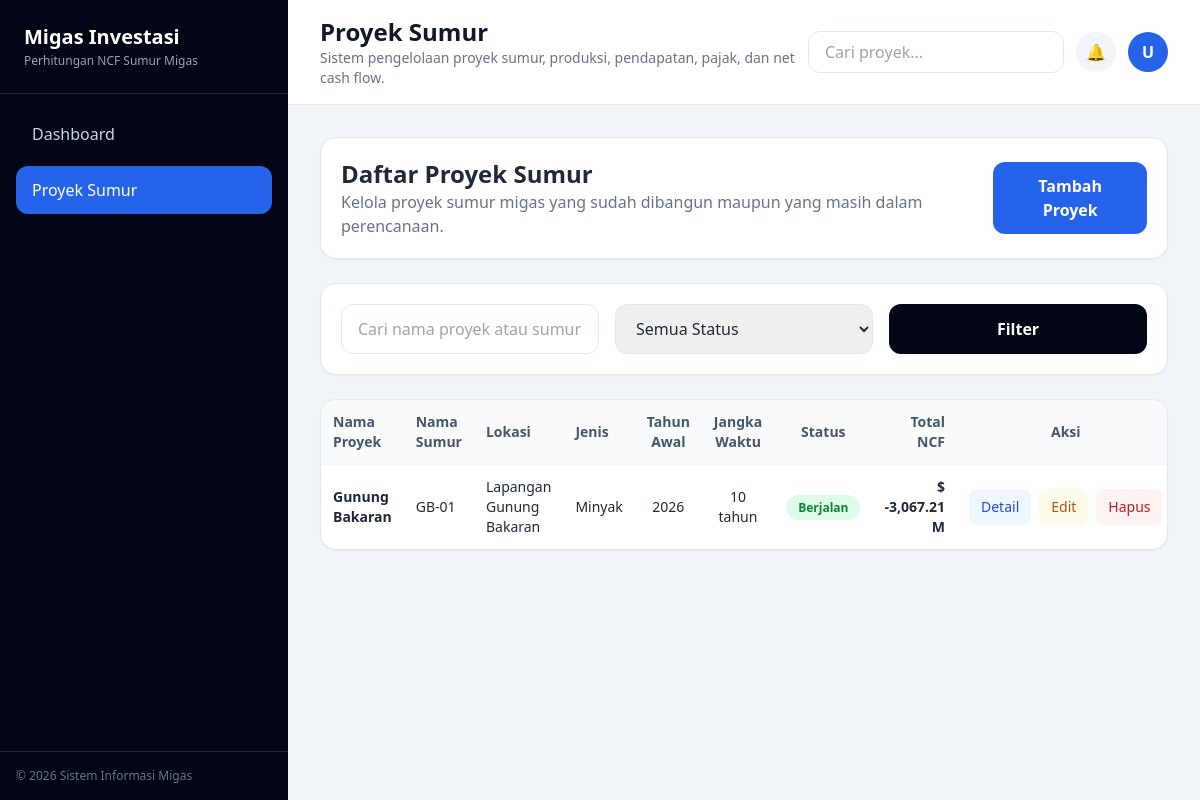
Screenshot of /proyek.php with the database file from the repository.
### tables this page shows
CREATE TABLE proyek_sumur (
    id INT AUTO_INCREMENT PRIMARY KEY,
    nama_proyek VARCHAR(150) NOT NULL,
    nama_sumur VARCHAR(150) NOT NULL,
    lokasi_lapangan VARCHAR(150) NOT NULL,
    status_proyek ENUM('Direncanakan','Berjalan','Selesai') DEFAULT 'Direncanakan',
    jenis_produksi ENUM('Minyak','Gas','Minyak dan Gas') DEFAULT 'Minyak',
    cadangan_mbbl DECIMAL(14,2) DEFAULT 0,
    tahun_awal INT NOT NULL,
    jangka_waktu INT NOT NULL,
    harga_minyak_usd DECIMAL(14,2) DEFAULT 0,
    persentase_pajak DECIMAL(6,2) DEFAULT 0,
    metode_depresiasi VARCHAR(100) DEFAULT 'Garis Lurus / Straight Line',
    decline_produksi DECIMAL(6,2) DEFAULT 0,
    keterangan TEXT,
    produksi_tahun1 DECIMAL(14,2) DEFAULT 0,
    produksi_tahun2 DECIMAL(14,2) DEFAULT 0,
    produksi_tahun3 DECIMAL(14,2) DEFAULT 0,
    produksi_tahun4 DECIMAL(14,2) DEFAULT 0,
    opex_tahun DECIMAL(14,2) DEFAULT 0,
    kenaikan_opex DECIMAL(6,2) DEFAULT 0,
    capital DECIMAL(14,2) DEFAULT 0,
    non_capital DECIMAL(14,2) DEFAULT 0,
    nilai_depresiasi DECIMAL(14,2) DEFAULT 0,
    pajak_penghasilan DECIMAL(6,2) DEFAULT 0,
    created_at TIMESTAMP DEFAULT CURRENT_TIMESTAMP,
    updated_at TIMESTAMP DEFAULT CURRENT_TIMESTAMP ON UPDATE CURRENT_TIMESTAMP
);

### includes/perhitungan.php (called while the page is built, shortened)
<?php
function hitung_ncf(array $project): array {
    $jangkaWaktu = max((int)($project['jangka_waktu'] ?? 10), 1);
    $harga = (float)($project['harga_minyak_usd'] ?? 0);
    $capital = (float)($project['capital'] ?? 0);
    $nonCapital = (float)($project['non_capital'] ?? 0);
    $totalInvestasi = $capital + $nonCapital;
    $taxRate = (float)($project['pajak_penghasilan'] ?? 0);
    $opexAwal = (float)($project['opex_tahun'] ?? 0);
    $kenaikanOpex = (float)($project['kenaikan_opex'] ?? 0);
    $decline = (float)($project['decline_produksi'] ?? 0);
    $depresiasi = (float)($project['nilai_depresiasi'] ?? 0);
    if ($depresiasi <= 0) $depresiasi = $totalInvestasi / $jangkaWaktu;
    $produksiAwal = [
        1 => (float)($project['produksi_tahun1'] ?? 0),
        2 => (float)($project['produksi_tahun2'] ?? 0),
        3 => (float)($project['produksi_tahun3'] ?? 0),
        4 => (float)($project['produksi_tahun4'] ?? 0),
    ];
    $rows = [];
    $totalProduksi = 0;
    $totalIncome = 0;
    $totalOpex = 0;
    $totalTax = 0;
    $totalNcfOperasi = 0;
    $produksiSebelumnya = 0;
    $opexSebelumnya = $opexAwal;
    for ($tahunKe = 1; $tahunKe <= $jangkaWaktu; $tahunKe++) {
        if ($tahunKe <= 4) {
            $produksi = $produksiAwal[$tahunKe] ?? 0;
        } else {
            $produksi = $produksiSebelumnya * (1 - ($decline / 100));
        }
        $produksiSebelumnya = $produksi;
        if ($tahunKe <= 3) {
            $opex = $opexAwal;
        } else {
            $opex = $opexSebelumnya * (1 + ($kenaikanOpex / 100));
        }
        $opexSebelumnya = $opex;
        $income = $produksi * $harga;
        $taxableIncome = $income - $opex - $depresiasi;
        $tax = max($taxableIncome, 0) * ($taxRate / 100);
        $ncf = $taxableIncome - $tax;
        $rows[] = [
            'tahun_ke' => $tahunKe,
            'tahun' => ((int)$project['tahun_awal'] + $tahunKe - 1),
            'produksi' => $produksi,
            'income' => $income,
            'capital' => 0,
            'non_capital' => 0,
            'opex' => $opex,
            'depresiasi' => $depresiasi,
            'taxable_income' => $taxableIncome,
            'tax' => $tax,
            'ncf' => $ncf,
        ];
        $totalProduksi += $produksi;
        $totalIncome += $income;
        $totalOpex += $opex;
        $totalTax += $tax;
        $totalNcfOperasi += $ncf;
    }
    $totalNcfSetelahInvestasi = $totalNcfOperasi - $totalInvestasi;
    $sisaCadangan = max(((float)($project['cadangan_mbbl'] ?? 0)) - $totalProduksi, 0);
    return [
        'rows' => $rows,
        'summary' => [
            'total_produksi' => $totalProduksi,
            'total_income' => $totalIncome,
            'total_opex' => $totalOpex,
            'total_tax' => $totalTax,
            'total_investasi' => $totalInvestasi,
            'total_ncf_operasi' => $totalNcfOperasi,
            'total_ncf_setelah_investasi' => $totalNcfSetelahInvestasi,
            'sisa_cadangan' => $sisaCadangan,
            'depresiasi' => $depresiasi,
            'status_kelayakan' => $totalNcfSetelahInvestasi >= 0 ? 'Berpotensi Menguntungkan' : 'Perlu Dikaji Kembali',
        ]
    ];
}
?>

### proyek.php (the view, shortened to what this page needs)
<?php
require_once __DIR__ . '/config/database.php';
require_once __DIR__ . '/includes/functions.php';
require_once __DIR__ . '/includes/perhitungan.php';
$pageTitle = 'Proyek Sumur';
$activePage = 'proyek';
$search = trim($_GET['search'] ?? '');
$params = [];
$sql = 'SELECT * FROM proyek_sumur';
$sql .= ' ORDER BY created_at DESC';
$stmt = $pdo->prepare($sql);
$stmt->execute($params);
$projects = $stmt->fetchAll();
include __DIR__ . '/includes/header.php';
?>
<div class="space-y-6">
    <div class="bg-white rounded-2xl p-5 shadow-sm border border-slate-200 flex flex-col lg:flex-row lg:items-center lg:justify-between gap-4">
        <div>
            <h2 class="text-2xl font-bold">Daftar Proyek Sumur</h2>
            <p class="text-slate-500">Kelola proyek sumur migas yang sudah dibangun maupun yang masih dalam perencanaan.</p>
        </div>
        <a href="tambah-proyek.php" class="bg-blue-600 text-white px-5 py-3 rounded-xl font-semibold text-center">Tambah Proyek</a>
    </div>
    <form method="GET" class="bg-white rounded-2xl p-5 shadow-sm border border-slate-200 grid grid-cols-1 md:grid-cols-3 gap-4">
        <input type="text" name="search" value="<?= e($search) ?>" placeholder="Cari nama proyek atau sumur" class="px-4 py-3 rounded-xl border border-slate-200">
        <select name="status" class="px-4 py-3 rounded-xl border border-slate-200">
            <option value="">Semua Status</option>
        </select>
        <button class="bg-slate-950 text-white rounded-xl font-semibold">Filter</button>
    </form>
    <div class="bg-white rounded-2xl shadow-sm border border-slate-200 overflow-hidden">
        <div class="overflow-x-auto">
            <table class="w-full text-sm">
                <thead class="bg-slate-50 text-slate-600">
                    <tr>
                        <th class="p-3 text-left">Nama Proyek</th>
                        <th class="p-3 text-left">Nama Sumur</th>
                        <th class="p-3 text-left">Lokasi</th>
                        <th class="p-3 text-left">Jenis</th>
                        <th class="p-3 text-center">Tahun Awal</th>
                        <th class="p-3 text-center">Jangka Waktu</th>
                        <th class="p-3 text-center">Status</th>
                        <th class="p-3 text-right">Total NCF</th>
                        <th class="p-3 text-center">Aksi</th>
                    </tr>
                </thead>
                <tbody>
                <?php foreach ($projects as $p): $h = hitung_ncf($p); ?>
                    <tr class="border-t border-slate-100 hover:bg-slate-50">
                        <td class="p-3 font-semibold"><?= e($p['nama_proyek']) ?></td>
                        <td class="p-3"><?= e($p['nama_sumur']) ?></td>
                        <td class="p-3"><?= e($p['lokasi_lapangan']) ?></td>
                        <td class="p-3"><?= e($p['jenis_produksi']) ?></td>
                        <td class="p-3 text-center"><?= e($p['tahun_awal']) ?></td>
                        <td class="p-3 text-center"><?= e($p['jangka_waktu']) ?> tahun</td>
                        <td class="p-3 text-center"><?= status_badge($p['status_proyek']) ?></td>
                        <td class="p-3 text-right font-semibold"><?= format_usd_m($h['summary']['total_ncf_setelah_investasi']) ?></td>
                        <td class="p-3">
                            <div class="flex justify-center gap-2">
                                <a href="detail-proyek.php?id=<?= e($p['id']) ?>" class="px-3 py-2 rounded-lg bg-blue-50 text-blue-700">Detail</a>
                                <a href="edit-proyek.php?id=<?= e($p['id']) ?>" class="px-3 py-2 rounded-lg bg-amber-50 text-amber-700">Edit</a>
                                <a onclick="return confirm('Hapus proyek ini?')" href="hapus-proyek.php?id=<?= e($p['id']) ?>" class="px-3 py-2 rounded-lg bg-red-50 text-red-700">Hapus</a>
                            </div>
                        </td>
                    </tr>
                <?php endforeach; ?>
                </tbody>
            </table>
        </div>
    </div>
</div>
<?php include __DIR__ . '/includes/footer.php'; ?>

### includes/header.php (shortened to what this page needs)
<!DOCTYPE html>
<html lang="id">
<head>
    <script src="https://cdn.tailwindcss.com"></script>
</head>
<body class="bg-slate-100 text-slate-800">
<div class="min-h-screen flex">
    <aside class="w-72 bg-slate-950 text-white hidden md:flex md:flex-col">
        <div class="px-6 py-6 border-b border-slate-800">
            <div class="text-xl font-bold leading-tight">Migas Investasi</div>
            <div class="text-xs text-slate-400 mt-1">Perhitungan NCF Sumur Migas</div>
        </div>
        <nav class="flex-1 p-4 space-y-2">
            <a href="index.php" class="block px-4 py-3 rounded-xl <?= $activePage === 'dashboard' ? 'bg-blue-600 text-white' : 'text-slate-300 hover:bg-slate-800' ?>">Dashboard</a>
            <a href="proyek.php" class="block px-4 py-3 rounded-xl <?= $activePage === 'proyek' ? 'bg-blue-600 text-white' : 'text-slate-300 hover:bg-slate-800' ?>">Proyek Sumur</a>
        </nav>
        <div class="p-4 text-xs text-slate-500 border-t border-slate-800">© 2026 Sistem Informasi Migas</div>
    </aside>
    <main class="flex-1 min-w-0">
        <header class="bg-white border-b border-slate-200 px-4 md:px-8 py-4 sticky top-0 z-10">
            <div class="flex flex-col md:flex-row md:items-center md:justify-between gap-3">
                <div>
                    <h1 class="text-xl md:text-2xl font-bold text-slate-900"><?= e($pageTitle) ?></h1>
                    <p class="text-sm text-slate-500">Sistem pengelolaan proyek sumur, produksi, pendapatan, pajak, dan net cash flow.</p>
                </div>
                <div class="flex items-center gap-3">
                    <input type="text" placeholder="Cari proyek..." class="hidden lg:block w-64 px-4 py-2 rounded-xl border border-slate-200 focus:outline-none focus:ring-2 focus:ring-blue-500">
                    <div class="w-10 h-10 rounded-full bg-slate-100 flex items-center justify-center">🔔</div>
                    <div class="w-10 h-10 rounded-full bg-blue-600 text-white flex items-center justify-center font-bold">U</div>
                </div>
            </div>
        </header>
        <section class="p-4 md:p-8">

### includes/functions.php (shortened to what this page needs)
<?php
function e($value) {
    return htmlspecialchars((string)$value, ENT_QUOTES, 'UTF-8');
}
function format_usd_m($value) {
    return '$ ' . number_format((float)$value, 2, '.', ',') . ' M';
}
function status_badge($status) {
    $class = 'bg-slate-100 text-slate-700';
    if ($status === 'Berjalan') $class = 'bg-green-100 text-green-700';
    return '<span class="px-3 py-1 rounded-full text-xs font-semibold '.$class.'">'.e($status).'</span>';
}
?>

### includes/footer.php
        </section>
    </main>
</div>
</body>
</html>

### rows the page displays
proyek_sumur: nama_proyek "Gunung Bakaran", nama_sumur "GB-01", lokasi_lapangan "Lapangan Gunung Bakaran", jenis_produksi "Minyak", tahun_awal "2026", jangka_waktu "10", status_proyek "Berjalan", total_ncf_setelah_investasi "$ -3,067.21 M"

### other values shown
$pageTitle "Proyek Sumur"
